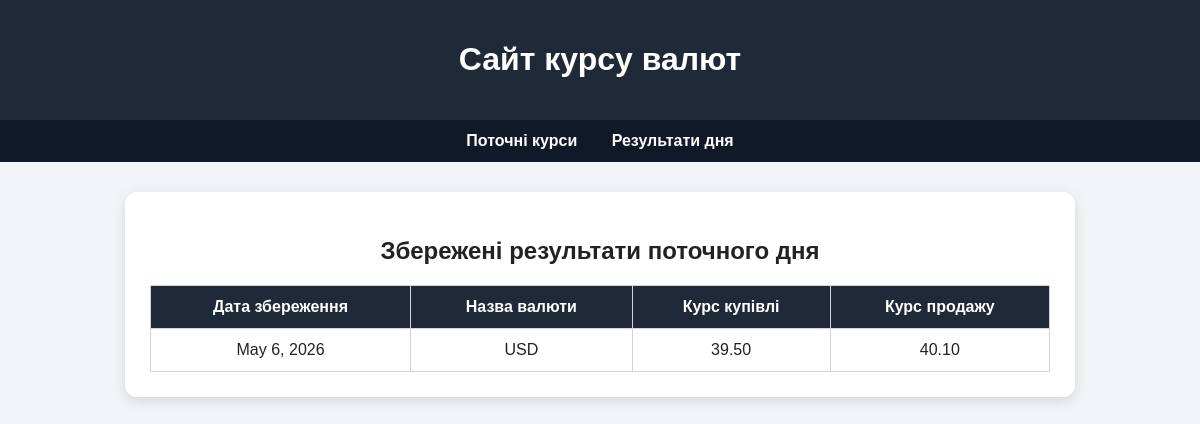
The app's page /saved/, older data.
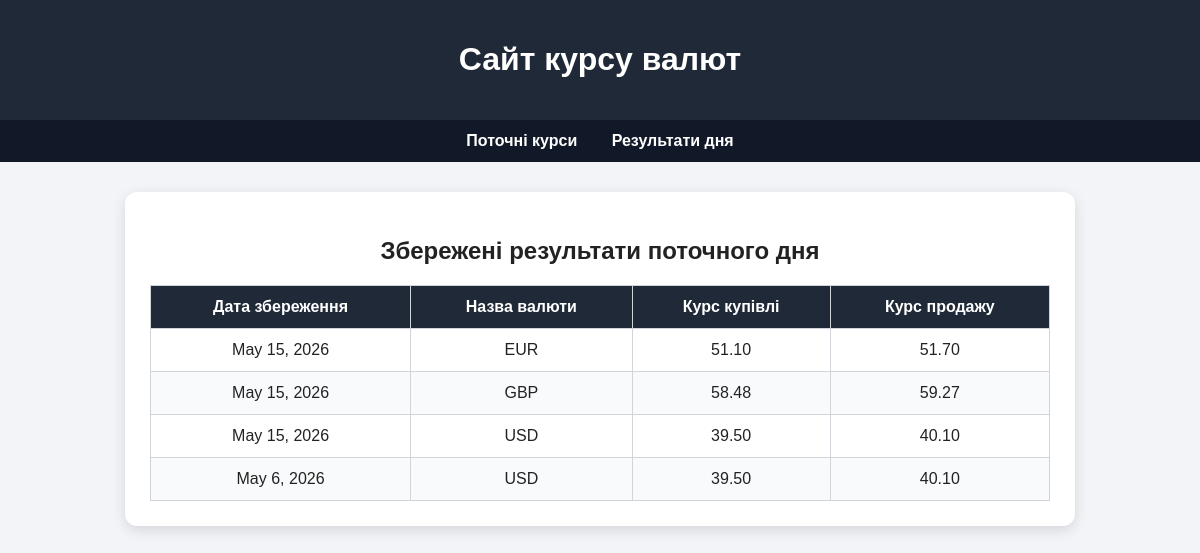
The same page, newer data.
### rates/models.py (models this page shows, shortened)
class SavedDailyRate(models.Model):
    name = models.CharField(
        max_length=100,
        verbose_name="Назва валюти"
    )
    buy_rate = models.DecimalField(
        max_digits=10,
        decimal_places=2,
        verbose_name="Курс купівлі"
    )
    sell_rate = models.DecimalField(
        max_digits=10,
        decimal_places=2,
        verbose_name="Курс продажу"
    )
    saved_date = models.DateField(
        default=timezone.now,
        verbose_name="Дата збереження"
    )
    class Meta:
        verbose_name = "Збережений курс дня"
        verbose_name_plural = "Збережені курси дня"

### rates/views.py (the view)
# urls.py: path('saved/', views.saved_rates, name='saved_rates'),
def saved_rates(request):
    saved = SavedDailyRate.objects.all().order_by('-saved_date', 'name')
    context = {
        'saved_rates': saved,
    }
    return render(request, 'rates/saved_rates.html', context)

### templates/rates/saved_rates.html
{% extends 'rates/base.html' %}
{% block content %}
<h2>Збережені результати поточного дня</h2>
{% if saved_rates %}
<table>
    <thead>
        <tr>
            <th>Дата збереження</th>
            <th>Назва валюти</th>
            <th>Курс купівлі</th>
            <th>Курс продажу</th>
        </tr>
    </thead>
    <tbody>
        {% for rate in saved_rates %}
        <tr>
            <td>{{ rate.saved_date }}</td>
            <td>{{ rate.name }}</td>
            <td>{{ rate.buy_rate }}</td>
            <td>{{ rate.sell_rate }}</td>
        </tr>
        {% endfor %}
    </tbody>
</table>
{% else %}
<p class="empty">Збережених результатів ще немає.</p>
{% endif %}
{% endblock %}

### templates/rates/base.html (shortened to what this page needs)
<!DOCTYPE html>
<html lang="uk">
<head>
</head>
<body>
<header>
    <h1>Сайт курсу валют</h1>
</header>
<nav>
    <a href="{% url 'index' %}">Поточні курси</a>
    <a href="{% url 'saved_rates' %}">Результати дня</a>
</nav>
<div class="container">
    {% block content %}
    {% endblock %}
</div>
</body>
</html>

### templates/rates/base.html (style rules this page uses)
body { margin: 0; font-family: Arial, sans-serif; background: #f2f4f8; color: #222; }
header { background: #1f2937; padding: 20px; color: white; text-align: center; }
nav { background: #111827; padding: 12px; text-align: center; }
nav a { color: white; text-decoration: none; margin: 0 15px; font-weight: bold; }
.container { width: 90%; max-width: 900px; margin: 30px auto; background: white; padding: 25px; border-radius: 12px; box-shadow: 0 4px 14px rgba(0, 0, 0, 0.12); }
h1, h2 { text-align: center; }
table { width: 100%; border-collapse: collapse; margin-top: 15px; }
th { background: #1f2937; color: white; }
th, td { padding: 12px; border: 1px solid #d1d5db; text-align: center; }
tr:nth-child(even) { background: #f9fafb; }

Row changes from the older to the newer data that the page shows:
added SavedDailyRate: saved_date "May 15, 2026", name "EUR", buy_rate "51.10", sell_rate "51.70"
added SavedDailyRate: saved_date "May 15, 2026", name "GBP", buy_rate "58.48", sell_rate "59.27"
added SavedDailyRate: saved_date "May 15, 2026", name "USD", buy_rate "39.50", sell_rate "40.10"
